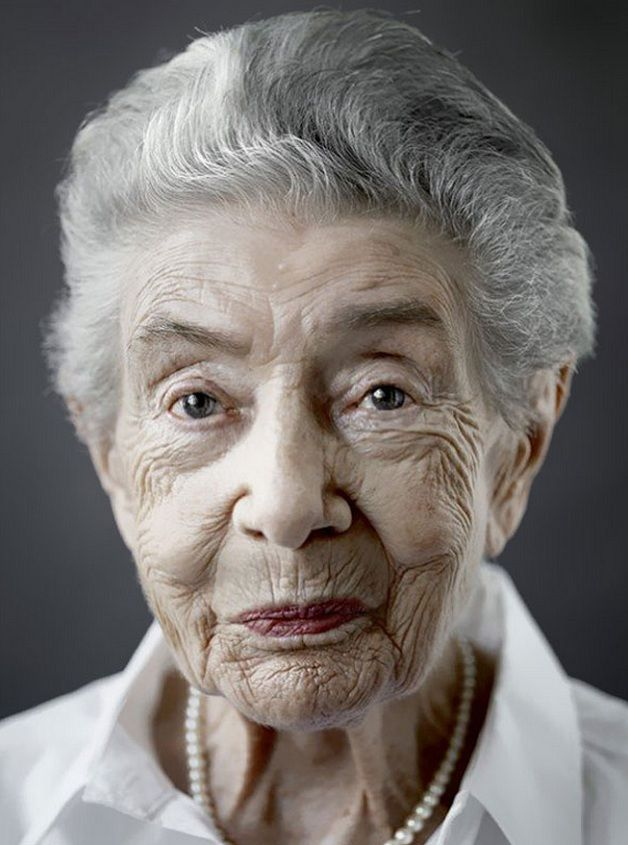
#> input picture images/person.jpg, 628 x 845 px
$ jupyter execute 4_haar_cascade.ipynb
#> lines starting #> are read from the running program, lines starting #| are printed output that depends on the picture; after the words box and inside, x2 and y2 are one past the last pixel; in counts of white or black regions, pixels touching at a corner belong together
# HAAR cascade

[opencv HAAR cascades](https://github.com/opencv/opencv/tree/master/data/haarcascades)

[cell 1]
import numpy as np
import cv2

person = cv2.imread('images/person.jpg')
#> person is the input picture: shape (845, 628, 3); mean B, G, R 113.2, 116.4, 121.7

[cell 2]
gray = cv2.cvtColor(person.copy(), cv2.COLOR_BGR2GRAY) # required
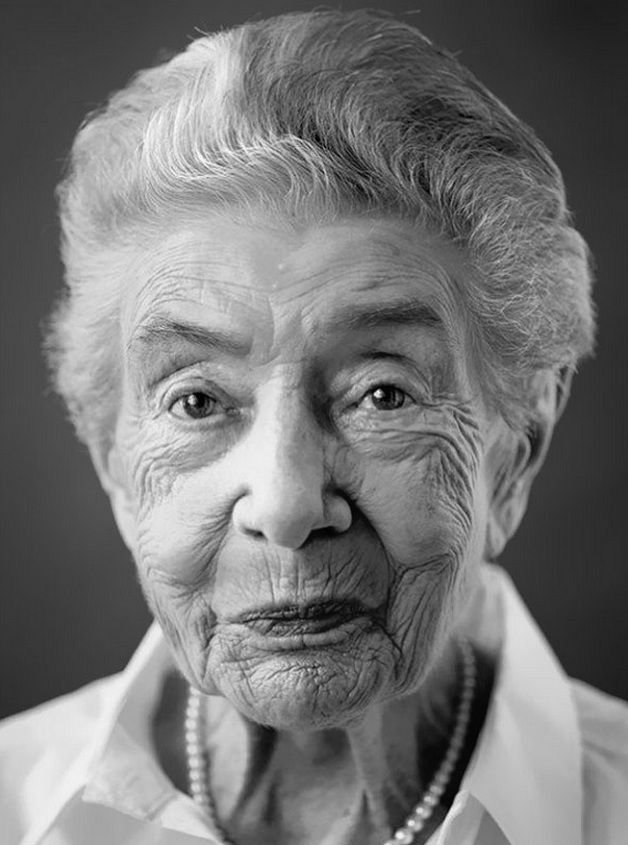
#> gray: shape (845, 628); min 0, max 255, mean 117.6
face_classifier = cv2.CascadeClassifier('files/haarcascade_frontalface_default.xml') # loading the classifier

faces = face_classifier.detectMultiScale(gray, 1.3, 5)
#> faces = [[220, 501, 95, 95], [21, 80, 348, 348], [55, 202, 491, 491]]
# detectMultiScale(image, scale factor, min neighbors)
print(faces)
#| [[220 501  95  95]
#|  [ 21  80 348 348]
#|  [ 55 202 491 491]]

[cell 3]
# plotting the results
response = person.copy()
if len(faces) > 0:
    for x, y, w, h in faces:
        cv2.rectangle(response, (x, y), (x+w, y+h), (0, 255, 0), 2)
#> this loop made 3 passes
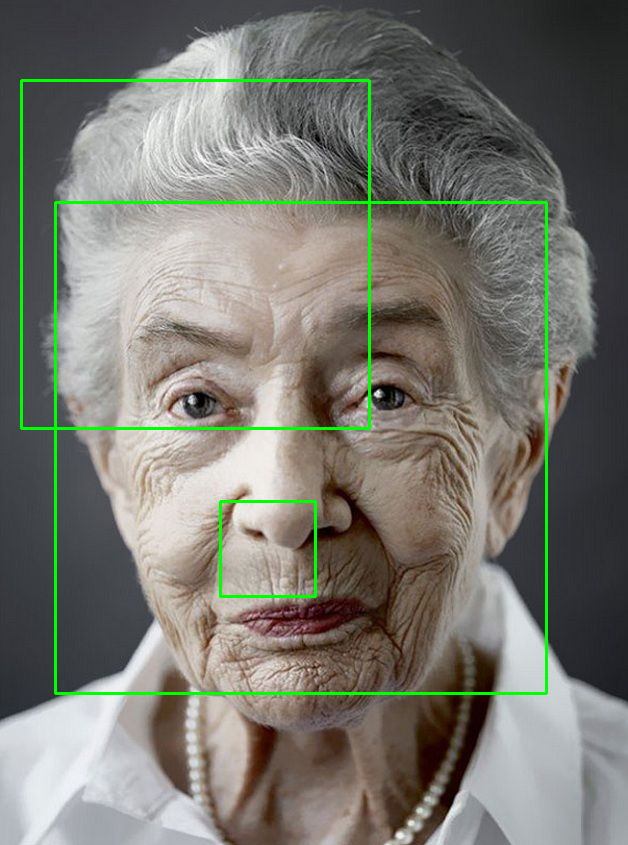
#> response: shape (845, 628, 3); 2.11% of pixels changed, all inside (x1, y1, x2, y2) = (20, 79, 548, 695)

[cell 4]
# plotting the bigger result
response = person.copy()
bigger = 0
index = 0
for i, (x, y, w, h) in enumerate(faces):
    if w*h > bigger:
        bigger = w*h
        index = i
#> this loop made 3 passes
#> (x, y, w, h, bigger) on passes 1 to 3: (220, 501, 95, 95, 9025), (21, 80, 348, 348, 121104), (55, 202, 491, 491, 241081)
#> after the loop, bigger = 241081; index = 2

x, y, w, h = faces[index]
#> x = 55; y = 202; w = 491; h = 491
cv2.rectangle(response, (x, y), (x+w, y+h), (0, 255, 0), 2)
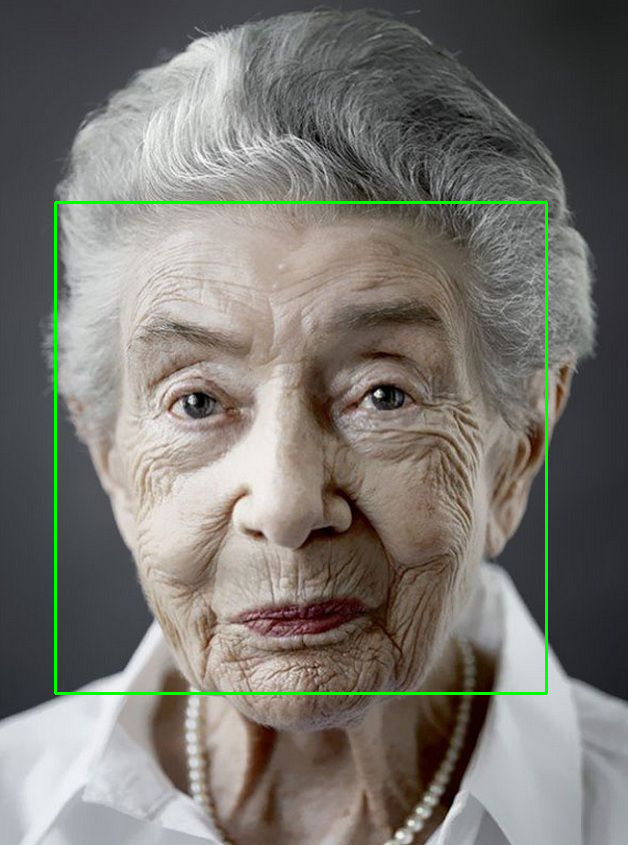
#> response: shape (845, 628, 3); 1.11% of pixels changed, all inside (x1, y1, x2, y2) = (54, 201, 548, 695)
